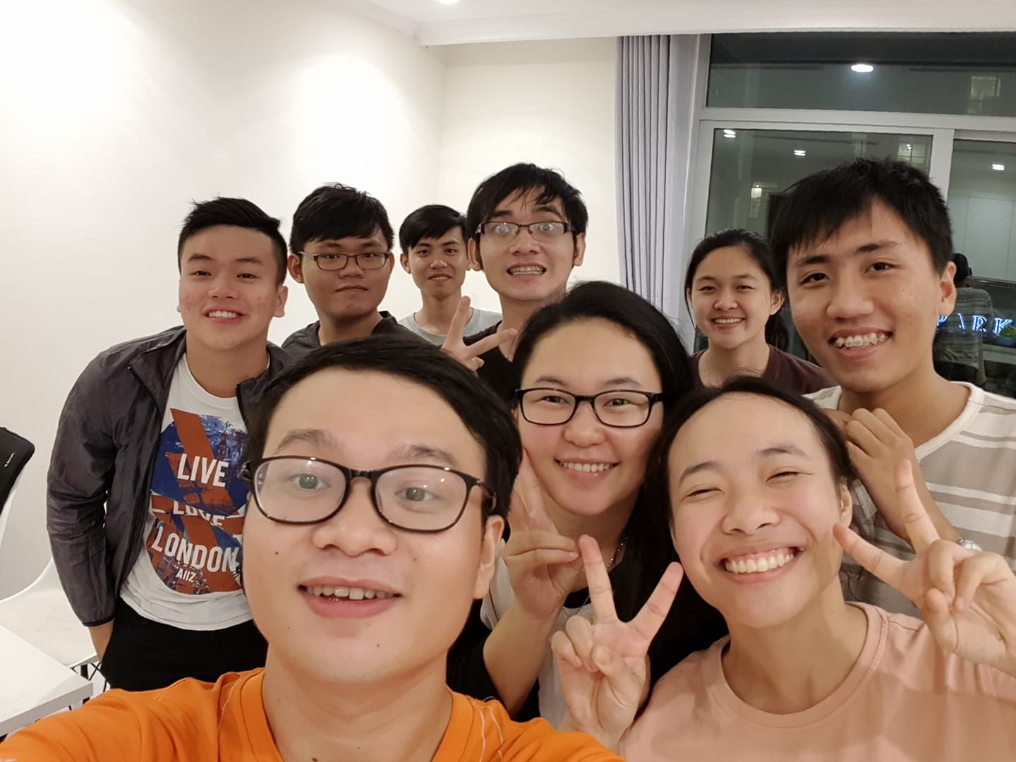
%> input picture Face detection OG/MTCNNv1/test4.png, 1016 x 762 px, given in place of test4.jpg, which was not available
$ octave studentID.m   (GNU Octave 9; MATLAB toolbox functions it lacks are replaced by stand-ins)
%> lines starting %> are read from the running program, lines starting %| are printed output that depends on the picture; pictures that were not available may be replaced by others from this repository, and a replacement may not be noted
% function stuID = studentID(colorImage)
colorImage = imread('test4.jpg');
%> colorImage is the input picture: size 762x1016x3 uint8; mean R, G, B 158, 132.5, 116.4
% imshow(colorImage)

rec = [size(colorImage,1)/4 size(colorImage,2)/3];
%> rec = [190.5 338.7]
I1 = imcrop(colorImage,[1 3*rec(1) rec(2) rec(1)]);
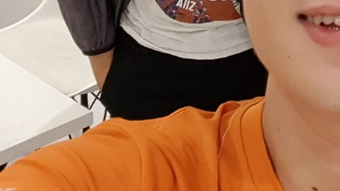
%> I1: size 191x340x3 uint8; mean R, G, B 162.8, 117.7, 88.3

colorImage = I1;
% imshow(colorImage)
I = rgb2gray(colorImage);
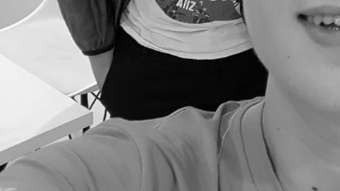
%> I: size 191x340 uint8; min 0, max 253, mean 127.8
%%
%> (the run ends here)
